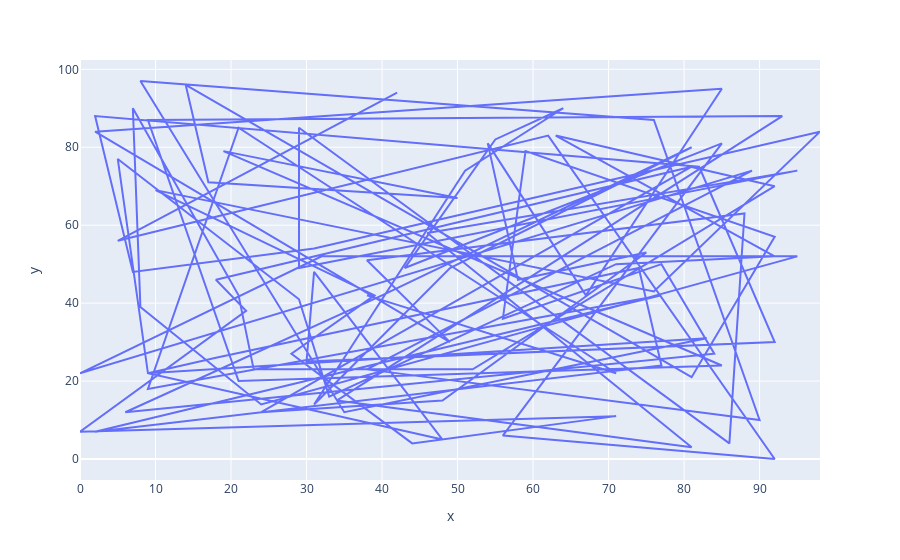

Notebook code cell kept with this figure:
### Markdown cell above
2. Write a program to draw line and scatter plots for random 100 x and y coordinates

### Code cell
x1_coordinates = np.random.randint(0,100,size=100)
y1_coordinates = np.random.randint(0,100,size=100)
px.line(x=x1_coordinates, y=y1_coordinates)

### Figure 1 — Plotly figure (JSON) as saved in the notebook; plotly's stock layout.template omitted (floating-point values rounded to 4 significant figures)
{"data": [{"hovertemplate": "x=%{x}<br>y=%{y}<extra></extra>", "legendgroup": "", "line": {"color": "#636efa", "dash": "solid"}, "marker": {"symbol": "circle"}, "mode": "lines", "name": "", "orientation": "v", "showlegend": false, "type": "scatter", "x": [38, 71, 21, 9, 77, 2, 77, 74, 18, 9, 83, 35, 8, 76, 90, 38, 89, 0, 32, 95, 24, 8, 7, 21, 23, 52, 92, 63, 92, 71, 33, 29, 5, 9, 48, 31, 30, 92, 82, 2, 7, 31, 98, 76, 10, 39, 28, 44, 71, 0, 22, 18, 81, 24, 48, 75, 58, 54, 67, 85, 2, 49, 38, 88, 86, 29, 29, 95, 46, 81, 34, 93, 9, 21, 85, 19, 50, 17, 14, 81, 92, 59, 56, 77, 84, 6, 40, 81, 49, 31, 51, 64, 55, 43, 85, 56, 92, 62, 5, 42], "xaxis": "x", "y": [42, 22, 85, 18, 42, 7, 24, 49, 26, 22, 31, 12, 97, 87, 10, 23, 74, 22, 52, 52, 14, 39, 90, 42, 23, 23, 70, 83, 52, 50, 16, 41, 77, 22, 5, 48, 25, 30, 75, 88, 48, 54, 84, 43, 69, 42, 27, 4, 11, 7, 38, 46, 75, 12, 15, 53, 46, 81, 42, 95, 84, 30, 51, 63, 4, 85, 49, 74, 58, 3, 15, 88, 87, 20, 24, 79, 67, 71, 96, 21, 57, 79, 36, 50, 27, 12, 42, 80, 49, 14, 74, 90, 82, 49, 81, 6, 0, 83, 56, 94], "yaxis": "y"}], "layout": {"legend": {"tracegroupgap": 0}, "margin": {"t": 60}, "xaxis": {"anchor": "y", "domain": [0, 1], "title": {"text": "x"}}, "yaxis": {"anchor": "x", "domain": [0, 1], "title": {"text": "y"}}}}
